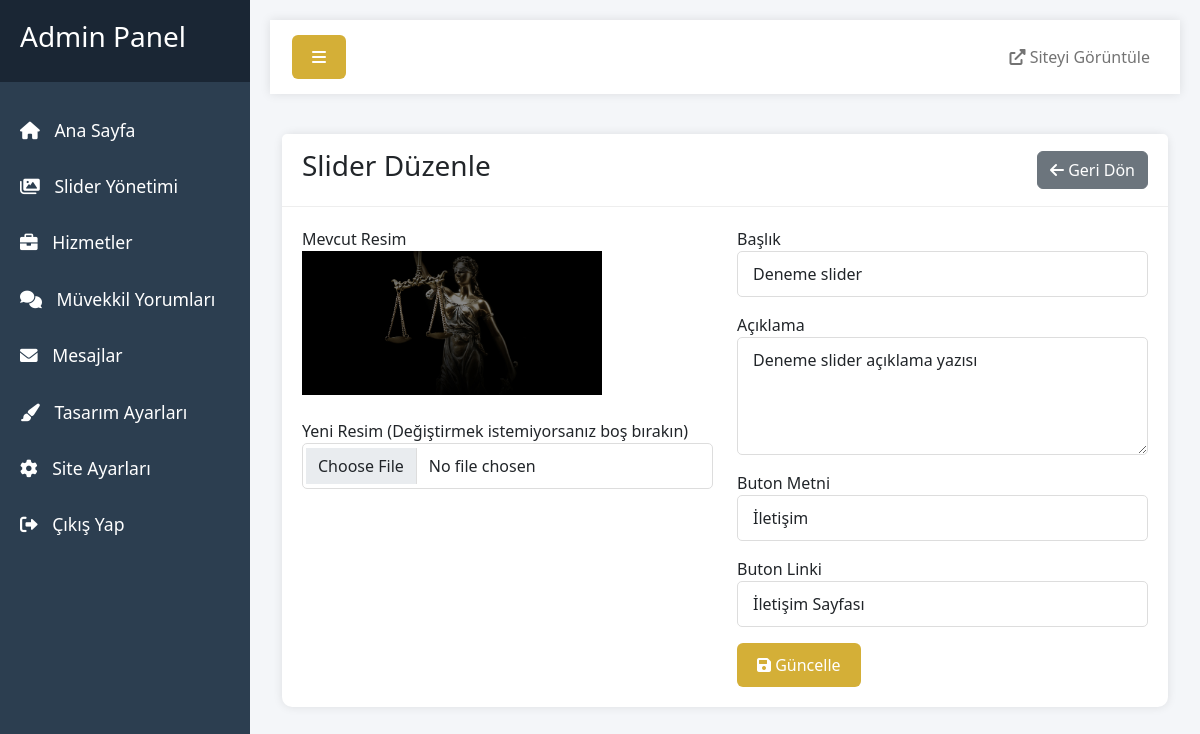
Screenshot of /admin/slider-duzenle.php?id=2 with the database file from the repository.
### tables this page shows
CREATE TABLE `slider` (
  `id` int(11) NOT NULL,
  `baslik` varchar(100) DEFAULT NULL,
  `aciklama` text,
  `resim_url` varchar(255) DEFAULT NULL,
  `sira` int(11) DEFAULT NULL,
  `button_text` varchar(50) DEFAULT NULL,
  `button_link` varchar(255) DEFAULT NULL
);

### admin/slider-duzenle.php (the view, shortened to what this page needs)
<?php
include '../includes/config.php';
include 'includes/header.php';
$id = $_GET['id'];
$slider = $db->query("SELECT * FROM slider WHERE id = $id")->fetch();
?>
<div class="container-fluid">
    <div class="row">
        <div class="col-md-12">
            <div class="card">
                <div class="card-header d-flex justify-content-between align-items-center">
                    <h3 class="card-title">Slider Düzenle</h3>
                    <a href="slider.php" class="btn btn-secondary">
                        <i class="fas fa-arrow-left"></i> Geri Dön
                    </a>
                </div>
                <div class="card-body">
                    <form method="POST" enctype="multipart/form-data">
                        <div class="row">
                            <div class="col-md-6">
                                <div class="mb-3">
                                    <label>Mevcut Resim</label><br>
                                    <img src="../uploads/slider/<?php echo $slider['resim_url']; ?>" class="img-fluid mb-2" style="max-width: 300px;">
                                </div>
                                <div class="mb-3">
                                    <label>Yeni Resim (Değiştirmek istemiyorsanız boş bırakın)</label>
                                    <input type="file" name="resim" class="form-control">
                                </div>
                            </div>
                            <div class="col-md-6">
                                <div class="mb-3">
                                    <label>Başlık</label>
                                    <input type="text" name="baslik" class="form-control" value="<?php echo $slider['baslik']; ?>" required>
                                </div>
                                <div class="mb-3">
                                    <label>Açıklama</label>
                                    <textarea name="aciklama" class="form-control" rows="4" required><?php echo $slider['aciklama']; ?></textarea>
                                </div>
                                <div class="mb-3">
                                    <label>Buton Metni</label>
                                    <input type="text" name="button_text" class="form-control" value="<?php echo $slider['button_text']; ?>" required>
                                </div>
                                <div class="mb-3">
                                    <label>Buton Linki</label>
                                    <select name="button_link" class="form-control" required>
                                        <option value="iletisim.php" <?php echo ($slider['button_link'] == 'iletisim.php') ? 'selected' : ''; ?>>İletişim Sayfası</option>
                                    </select>
                                </div>
                                <button type="submit" name="slider_duzenle" class="btn btn-primary">
                                    <i class="fas fa-save"></i> Güncelle
                                </button>
                            </div>
                        </div>
                    </form>
                </div>
            </div>
        </div>
    </div>
</div>
<?php include 'includes/footer.php'; ?>

### admin/css/admin.css (style rules this page uses)
body { font-family: 'Segoe UI', Tahoma, Geneva, Verdana, sans-serif; background: #f4f6f9; }
.card { border: none; border-radius: 10px; box-shadow: 0 0 10px rgba(0,0,0,0.1); margin-bottom: 20px; }
.card-header { background: #fff; border-bottom: 1px solid #eee; padding: 15px 20px; }
.card-body { padding: 20px; }
.form-control { border-radius: 5px; border: 1px solid #ddd; padding: 10px 15px; }
.btn-primary { background: #D4AF37; border: none; padding: 10px 20px; }

### rows the page displays
slider: resim_url (picture), baslik "Deneme slider", aciklama "Deneme slider açıklama yazısı", button_text "İletişim", button_link "İletişim Sayfası"
